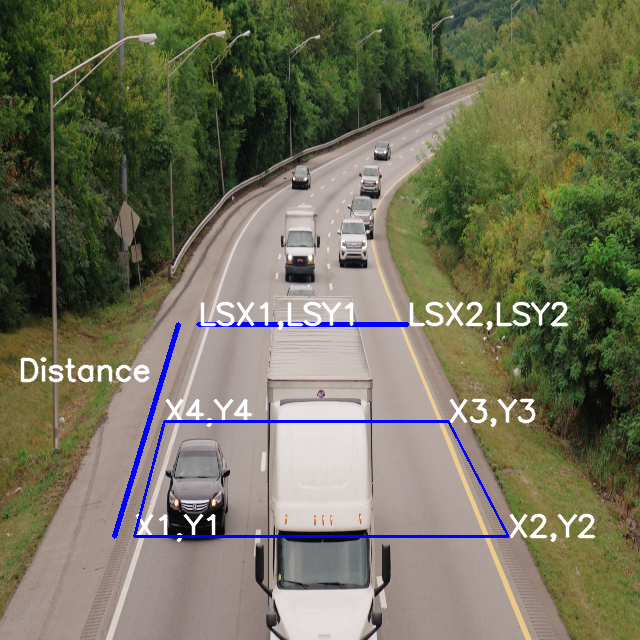
#> input picture flask_app/static/image.png, 640 x 640 px, found by its file name
$ python image_read.py
#> lines starting #> are read from the running program, lines starting #| are printed output that depends on the picture; after the words box and inside, x2 and y2 are one past the last pixel; in counts of white or black regions, pixels touching at a corner belong together
import cv2
import numpy as np
path = "image.png"

font = cv2.FONT_HERSHEY_SIMPLEX
# fontScale
fontScale = 1

fontScale_l = 1
# Blue color in BGR
color = (255, 255, 255)
color1 = (255,0,0)
# Line thickness of 2 px
thickness = 2
thickness_l = 3
# Using cv2.putText() method


frame = cv2.imread(path)
#> frame is the input picture: shape (640, 640, 3); mean B, G, R 92.5, 114.3, 115
frame = cv2.resize(frame,(640,640))
start_point = (198,324)
end_point = (407,324)
vstart = (178,324)
vend = (114,536)
frame = cv2.line(frame, start_point, end_point, color1, thickness_l)
frame = cv2.putText(frame, 'LSX1,' + "LSY1", start_point, font,fontScale_l, color, thickness, cv2.LINE_AA)
frame = cv2.putText(frame, 'LSX2,' + "LSY2", end_point, font,fontScale_l, color, thickness, cv2.LINE_AA)
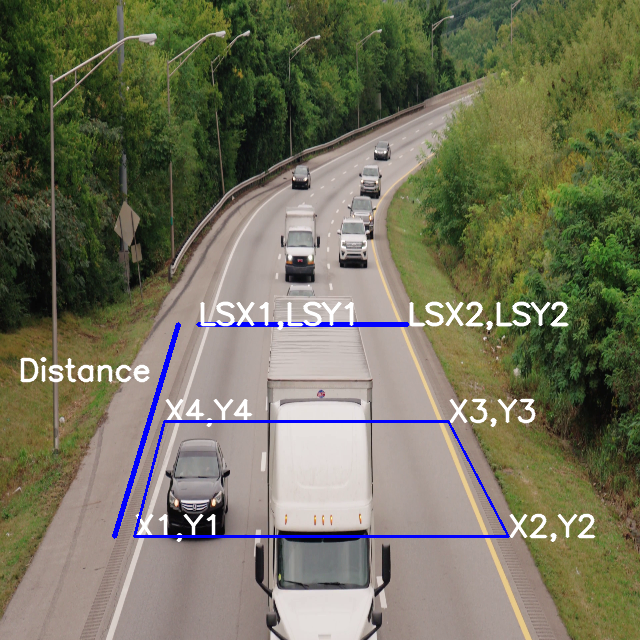
#> frame: shape (640, 640, 3); mean B, G, R 92.6, 114.4, 115.1

frame = cv2.line(frame, vstart, vend, color1, thickness_l)
frame = cv2.putText(frame, "Distance", (18,380), font,fontScale_l, color, thickness, cv2.LINE_AA)
#> frame: shape (640, 640, 3); 0.19% of pixels changed, all inside (x1, y1, x2, y2) = (20, 357, 150, 383)

dim_list = [[134,536],[508,536],[448,421], [164,421]]
j = 1
for cord in dim_list:
    image = cv2.putText(frame, 'X' + str(j) + ",Y" + str(j), cord, font,fontScale, color, thickness, cv2.LINE_AA)
    j += 1
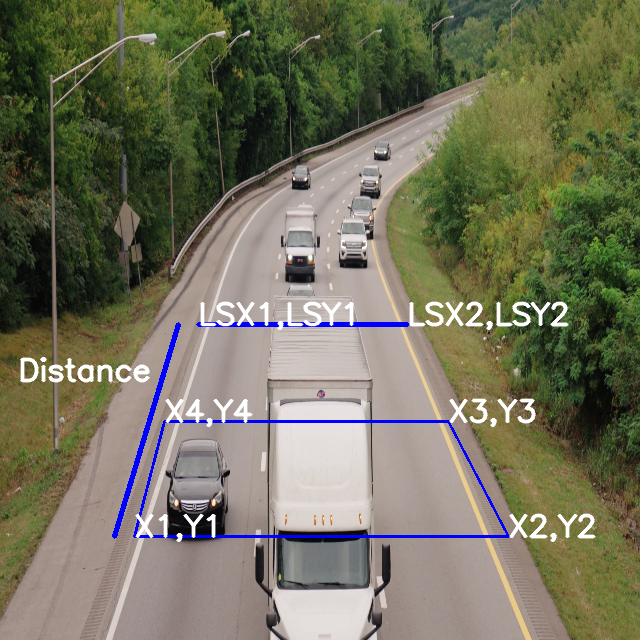
#> frame: shape (640, 640, 3); mean B, G, R 92.8, 114.6, 115.3
#> after the loop, j = 5
pts = np.array(dim_list,
               np.int32)
frame = cv2.polylines(frame, [pts] ,True, (255,0,0), 2)
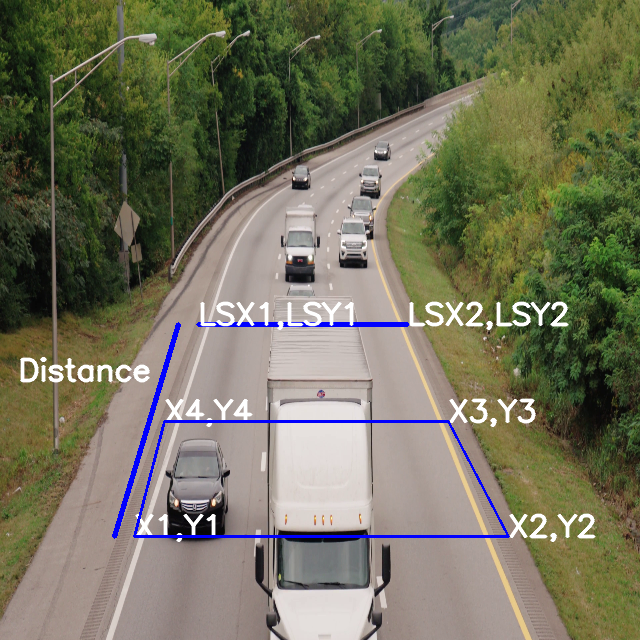
#> frame: shape (640, 640, 3); 0.05% of pixels changed, all inside (x1, y1, x2, y2) = (135, 420, 510, 538)
frame = cv2.line(frame, vstart, vend, color1, thickness_l)
#cv2.imwrite(path,frame)
while(1):
    cv2.imshow('image', frame)
    if cv2.waitKey(20) & 0xFF == 27:
#> (key Esc is pressed here)
        break

cv2.destroyAllWindows()
